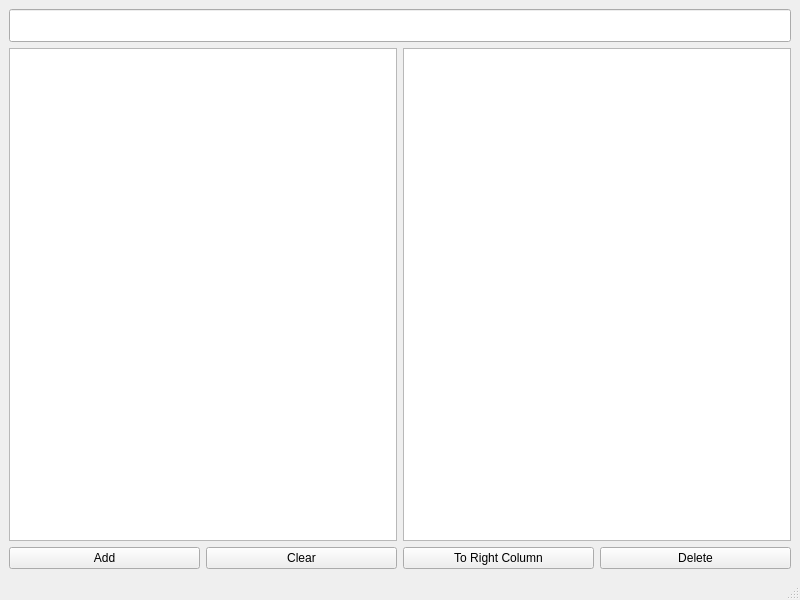
<?xml version="1.0" encoding="UTF-8"?>
<ui version="4.0">
 <class>MainWindow</class>
 <widget class="QMainWindow" name="MainWindow">
  <property name="geometry">
   <rect>
    <x>0</x>
    <y>0</y>
    <width>800</width>
    <height>600</height>
   </rect>
  </property>
  <property name="windowTitle">
   <string>MainWindow</string>
  </property>
  <widget class="QWidget" name="centralwidget">
   <layout class="QGridLayout" name="gridLayout">
    <item row="0" column="0">
     <layout class="QVBoxLayout" name="verticalLayout_2">
      <item>
       <widget class="QLineEdit" name="edit_2">
        <property name="font">
         <font>
          <pointsize>16</pointsize>
         </font>
        </property>
       </widget>
      </item>
      <item>
       <layout class="QHBoxLayout" name="horizontalLayout_3">
        <item>
         <widget class="QListWidget" name="list_left_2">
          <property name="font">
           <font>
            <pointsize>14</pointsize>
           </font>
          </property>
         </widget>
        </item>
        <item>
         <widget class="QListWidget" name="list_right_2">
          <property name="font">
           <font>
            <pointsize>14</pointsize>
           </font>
          </property>
         </widget>
        </item>
       </layout>
      </item>
      <item>
       <layout class="QHBoxLayout" name="horizontalLayout_4">
        <item>
         <widget class="QPushButton" name="button_add_2">
          <property name="text">
           <string>Add</string>
          </property>
         </widget>
        </item>
        <item>
         <widget class="QPushButton" name="button_clear_2">
          <property name="text">
           <string>Clear</string>
          </property>
         </widget>
        </item>
        <item>
         <widget class="QPushButton" name="button_to_right_2">
          <property name="text">
           <string>To Right Column</string>
          </property>
         </widget>
        </item>
        <item>
         <widget class="QPushButton" name="button_delete_2">
          <property name="text">
           <string>Delete</string>
          </property>
         </widget>
        </item>
       </layout>
      </item>
     </layout>
    </item>
   </layout>
  </widget>
  <widget class="QMenuBar" name="menubar">
   <property name="geometry">
    <rect>
     <x>0</x>
     <y>0</y>
     <width>800</width>
     <height>26</height>
    </rect>
   </property>
  </widget>
  <widget class="QStatusBar" name="statusbar"/>
 </widget>
 <resources/>
 <connections/>
</ui>
